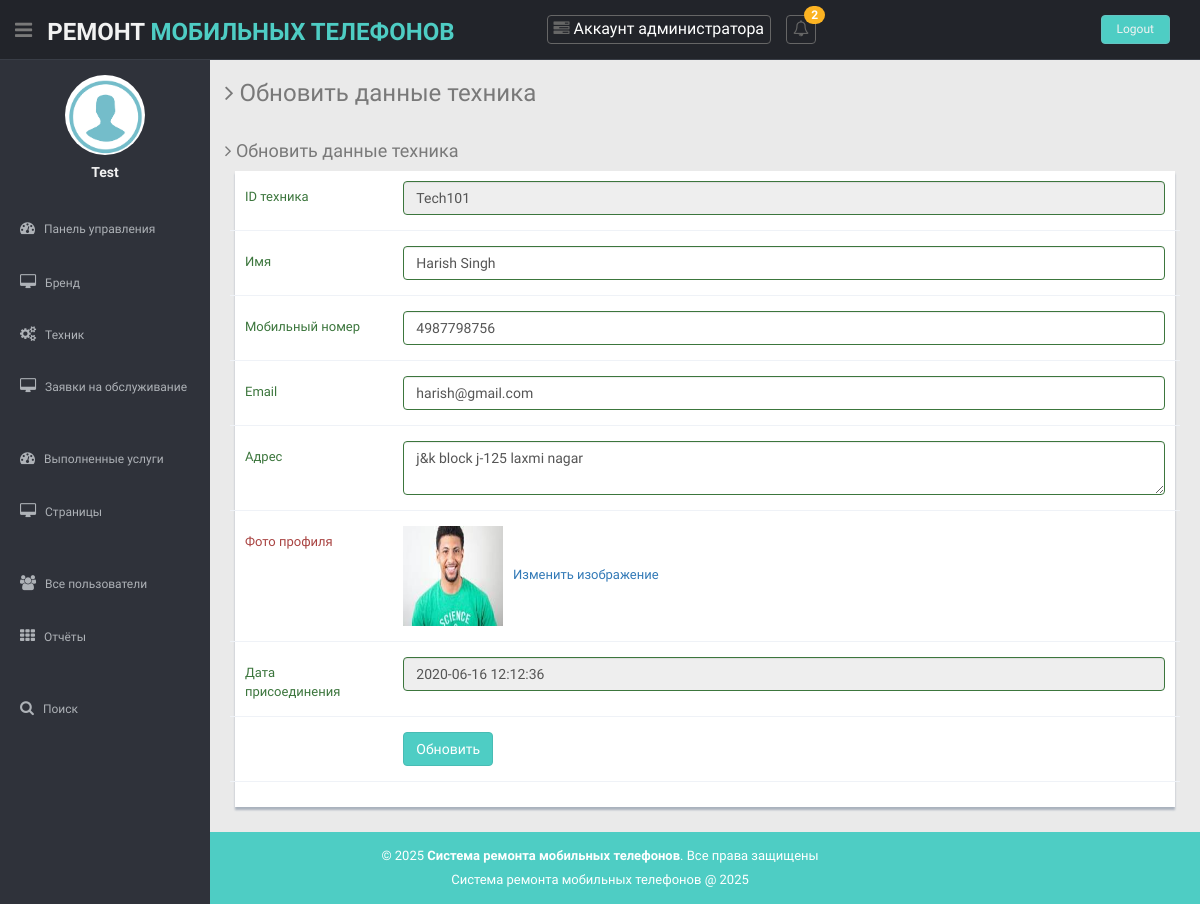
The app's page /admin/edit-technician-detail.php?editid=1 (signed in) with its own data.
### tables this page shows
CREATE TABLE IF NOT EXISTS `tbltechnician` (
  `ID` int NOT NULL AUTO_INCREMENT,
  `TechnicianID` varchar(50) DEFAULT NULL,
  `Name` varchar(200) DEFAULT NULL,
  `MobileNumber` bigint DEFAULT NULL,
  `Email` varchar(200) DEFAULT NULL,
  `Address` varchar(200) NOT NULL,
  `ProfilePic` varchar(200) DEFAULT NULL,
  `Password` varchar(200) DEFAULT NULL,
  `JoiningDate` timestamp NULL DEFAULT CURRENT_TIMESTAMP,
  PRIMARY KEY (`ID`),
  KEY `TechnicianID` (`TechnicianID`)
);

### admin/edit-technician-detail.php (the view, shortened to what this page needs)
<?php
include('includes/dbconnection.php');
if (strlen($_SESSION['acrsaid']==0)) {
  header('location:logout.php');
  } else{
  ?>
<!DOCTYPE html>
<html lang="en">
<head>
 <?php include_once('includes/css.php'); ?>
</head>
<body>
  <section id="container">
    <?php include_once('includes/header.php');?>
<?php include_once('includes/sidebar.php');?>
    <section id="main-content">
      <section class="wrapper">
        <h3><i class="fa fa-angle-right"></i> Обновить данные техника</h3>
        <div class="row mt">
          <div class="col-lg-12">
            <h4><i class="fa fa-angle-right"></i> Обновить данные техника</h4>
            <div class="form-panel">
              <form role="form" class="form-horizontal style-form" method="post" enctype="multipart/form-data">
          <?php
          $eid=$_GET['editid'];
      $ret=mysqli_query($con,"select * from tbltechnician where ID='$eid'");
      while ($row=mysqli_fetch_array($ret)) {
      ?>
          <div class="form-group has-success">
            <label class="col-lg-2 control-label">ID техника</label>
            <div class="col-lg-10">
             <input type="text" class="form-control" name="techid" value="<?php  echo $row['TechnicianID'];?>" readonly="true">
            </div>
          </div>
           <div class="form-group has-success">
            <label class="col-lg-2 control-label">Имя</label>
            <div class="col-lg-10">
             <input type="text" class="form-control" name="name" value="<?php  echo $row['Name'];?>" required='true'>
            </div>
          </div>
          <div class="form-group has-success">
            <label class="col-lg-2 control-label">Мобильный номер</label>
            <div class="col-lg-10">
             <input type="text" class="form-control" name="mobnum" value="<?php  echo $row['MobileNumber'];?>" required='true' maxlength="10" pattern="[0-9]+">
            </div>
          </div>
          <div class="form-group has-success">
            <label class="col-lg-2 control-label">Email</label>
            <div class="col-lg-10">
             <input type="email" class="form-control" name="email" value="<?php  echo $row['Email'];?>" required='true'>
            </div>
          </div>
          <div class="form-group has-success">
            <label class="col-lg-2 control-label">Адрес</label>
            <div class="col-lg-10">
             <textarea class="form-control" name="address" required='true'><?php  echo $row['Address'];?></textarea>
            </div>
          </div>
          <div class="form-group has-error">
            <label class="col-lg-2 control-label">Фото профиля</label>
            <div class="col-lg-10">
             <img src="images/<?php  echo $row['ProfilePic'];?>" width="100" height="100"> <a href="changetprofile.php?editid=<?php echo $row['ID'];?>"> &nbsp; Изменить изображение</a>
            </div>
          </div>
          <div class="form-group has-success">
            <label class="col-lg-2 control-label">Дата присоединения</label>
            <div class="col-lg-10">
             <input type="text" class="form-control" value="<?php  echo $row['JoiningDate'];?>" readonly="true">
            </div>
          </div>
               <?php
      }?>
          <div class="form-group">
            <div class="col-lg-offset-2 col-lg-10">
              <button class="btn btn-theme" type="submit" name="submit">Обновить</button>
                  </div>
                </div>
              </form>
            </div>
          </div>
        </div>
      </section>
    </section>
   <?php include_once('includes/footer.php');?>
  </section>
</body>
</html>
<?php }  ?>

### admin/includes/sidebar.php (shortened to what this page needs)
<aside>
      <div id="sidebar" class="nav-collapse ">
        <ul class="sidebar-menu" id="nav-accordion">
          <p class="centered"><a href="profile.html"><img src="images/images.png" class="img-circle" width="80"></a></p>
          <?php
$aid=$_SESSION['acrsaid'];
$ret=mysqli_query($con,"select * from tbladmin where ID='$aid'");
while ($row=mysqli_fetch_array($ret)) {
?>
          <h5 class="centered"><?php  echo $row['AdminName'];?></h5><?php } ?>
          <li class="mt">
            <a  href="dashboard.php">
              <i class="fa fa-dashboard"></i>
                <span>Панель управления</span>
              </a>
          </li>
            <li class="sub-menu">
            <a href="javascript:;">
              <i class="fa fa-desktop"></i>
              <span>Бренд</span>
              </a>
            </li>
            <li class="sub-menu">
            <a href="javascript:;">
              <i class="fa fa-cogs"></i>
              <span>Техник</span>
              </a>
            </li>
          <li class="sub-menu dcjq-parent-li">
            <a href="javascript:;" class="dcjq-parent">
              <i class="fa fa-desktop"></i>
              <span>Заявки на обслуживание</span>
              <span class="dcjq-icon"></span></a>
            </li>
            <li class="mt">
            <a href="completed-servicebytech.php">
              <i class="fa fa-dashboard"></i>
              <span>Выполненные услуги</span>
              </a>
            </li>
            <li class="sub-menu dcjq-parent-li">
            <a href="javascript:;" class="dcjq-parent">
              <i class="fa fa-desktop"></i>
              <span>Страницы</span>
              <span class="dcjq-icon"></span></a>
            </li>
             <li class="mt">
            <a href="reg-users.php">
              <i class="fa fa-users"></i>
              <span>Все пользователи</span>
              </a>
            </li>
            <li class="sub-menu">
            <a href="javascript:;">
              <i class="fa fa-th"></i>
              <span>Отчёты</span>
              </a>
            </li>
             <li class="mt">
            <a href="search.php">
              <i class="fa fa-search"></i>
              <span>Поиск</span>
              </a>
          </li>
        </ul>
      </div>
    </aside>

### css/style.css (style rules this page uses)
body { color: #797979; background: #eaeaea; font-family: 'Ruda', sans-serif; padding: 0px !important; margin: 0px !important; font-size:13px; }
ul li { list-style: none; }
a, a:hover, a:focus { text-decoration: none; outline: none; }
#container { width: 100%; height: 100%; }
.btn-theme { color: #fff; background-color: #4ECDC4; border-color: #48bcb4; }
.centered { text-align: center; }
.mt { margin-top: 25px; }
#sidebar { width: 210px; height: 100%; position: fixed; background: #2f323a; }
#sidebar h5 { color: #f2f2f2; font-weight: 700; }
#sidebar ul li { position: relative; }
ul.sidebar-menu , ul.sidebar-menu li ul.sub { margin: -2px 0 0; padding: 0; }
ul.sidebar-menu { margin-top: 75px; }
ul.sidebar-menu li { margin-bottom: 5px; margin-left:10px; margin-right:10px; }
ul.sidebar-menu li.sub-menu { line-height: 15px; }
ul.sidebar-menu li a span { display: inline-block; }
ul.sidebar-menu li a { color: #aeb2b7; text-decoration: none; display: block; padding: 15px 0 15px 10px; font-size: 12px; outline: none; -webkit-transition: all 0.3s ease; -moz-transition: all 0.3s ease; -o-transition: all 0.3s ease; -ms-transition: all 0.3s ease; transition: all 0.3s ease; }
ul.sidebar-menu li a i { font-size: 15px; padding-right: 6px; }
#main-content { margin-left: 210px; }
.wrapper { display: inline-block; margin-top: 60px; padding-left: 15px; padding-right: 15px; padding-bottom: 15px; padding-top: 0px; width: 100%; }
.form-panel { background: #ffffff; margin: 10px; padding: 10px; box-shadow: 0px 3px 2px #aab2bd; text-align: left; }
label { font-weight: 400; }
.form-horizontal.style-form .form-group { border-bottom: 1px solid #eff2f7; padding-bottom: 15px; margin-bottom: 15px; }
@media (min-width: 768px) { .form-horizontal .control-label { text-align: left; } }

### records on screen
tbltechnician: techid "Tech101", name "Harish Singh", mobnum "4987798756", email "harish@gmail.com", address "j&k block j-125 laxmi nagar", ProfilePic (picture), JoiningDate "2020-06-16 12:12:36"

### other values on screen
$num "2"
$row['AdminName'] "Test"
